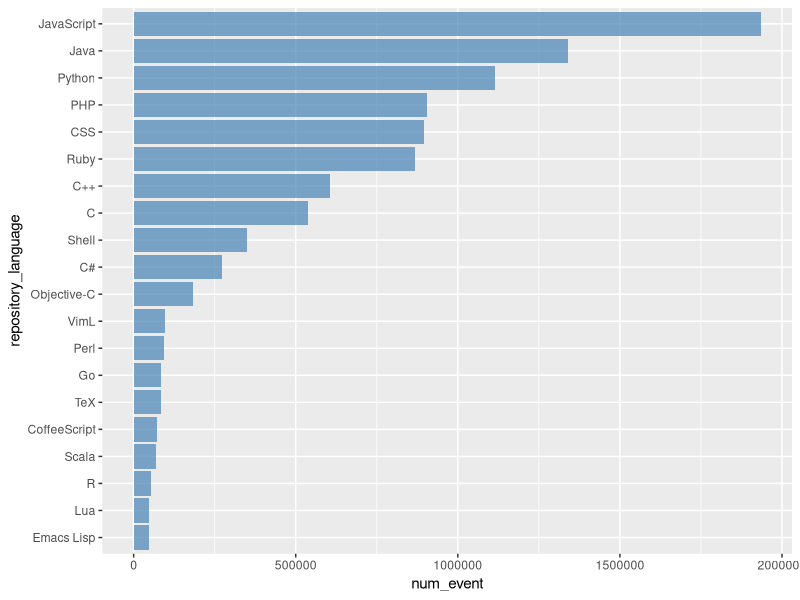

Write the R code that produced this figure.
##| server.R
library(plyr)
library(ggplot2)
library(reshape2)
library(lubridate)

## load data
data <- read.csv("data/event_lang_day.csv", stringsAsFactor = F)

## summarize events by language
lang <- ddply(data, .(type, repository_language), summarise,
              num_event = sum(count_event))
lang <- subset(lang,type == "PushEvent")
lang <- lang[order(lang$num_event, decreasing=T),]

## find top languages and put languages in order 
top_lang <- lang[1:20,]
top_lang <- transform(top_lang, repository_language=reorder(repository_language, num_event)) 

## make a bar chart of the top languages
p <- ggplot(top_lang, aes(repository_language, num_event)) +
  geom_bar(stat="identity", fill = 'steelblue', alpha = .7) +
  coord_flip()
print(p)



